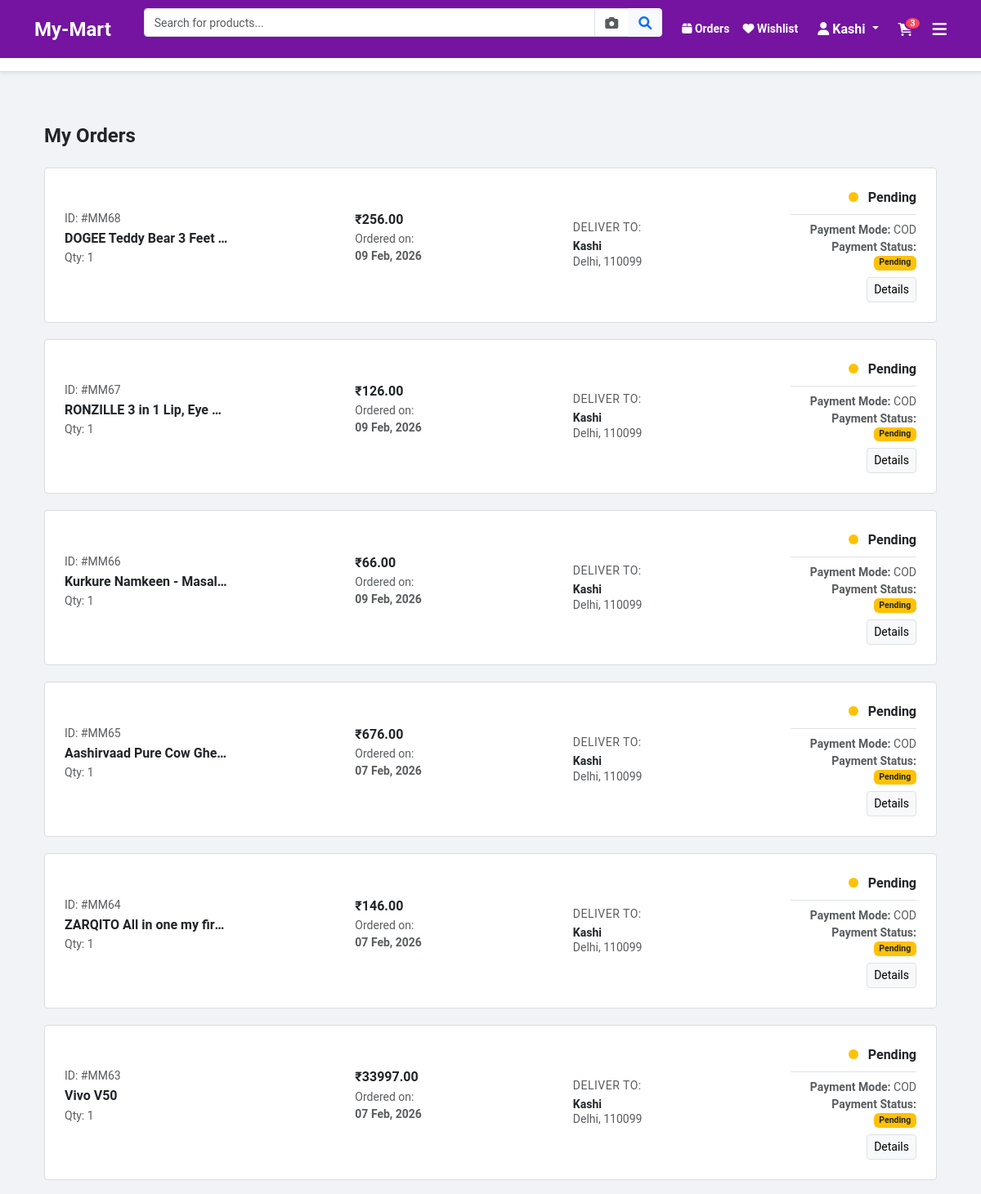
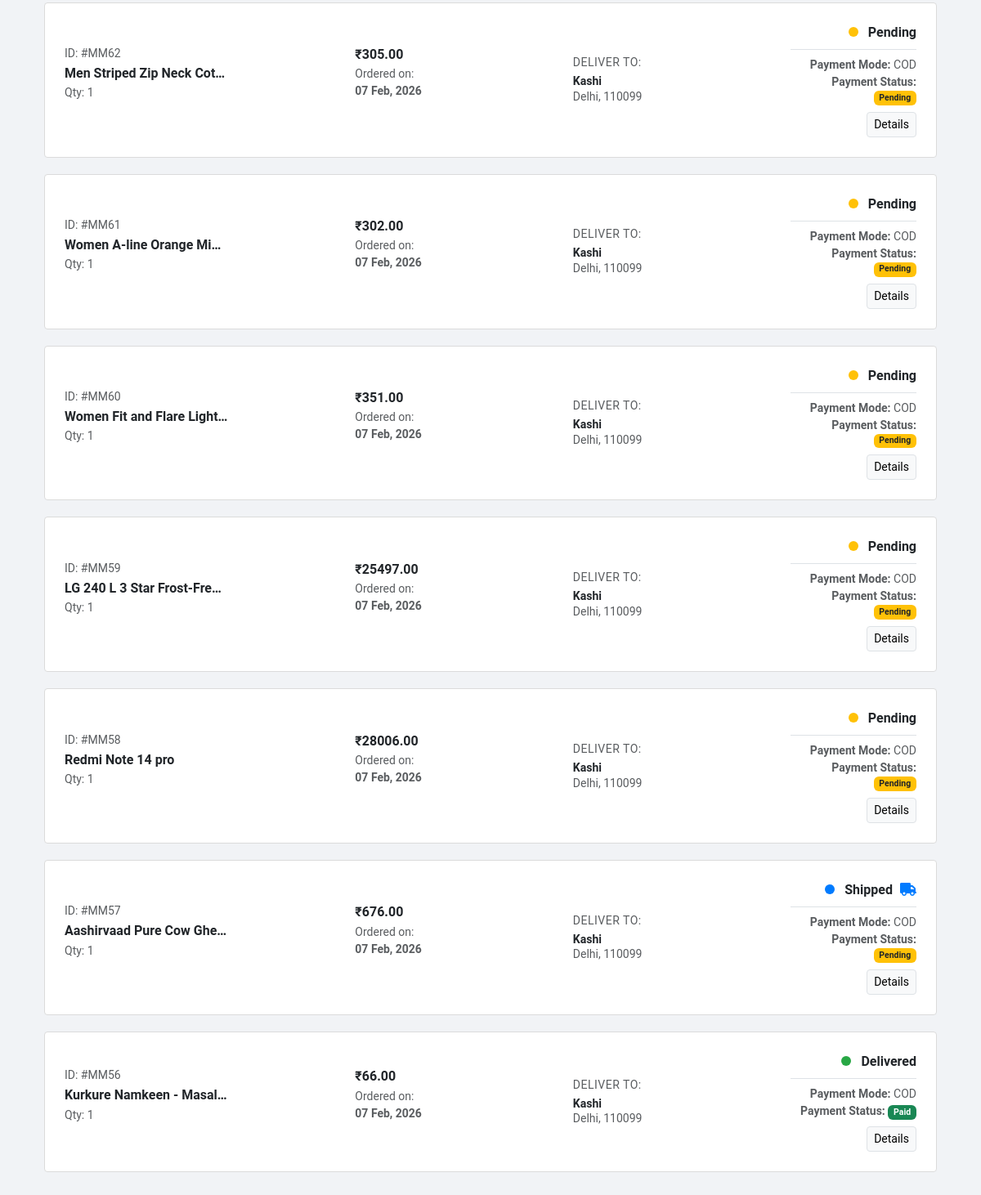
Page /my-orders/ (signed in) on the committed database (2 pictures, top to bottom).
### collection/models.py (models this page shows, shortened)
class Order(models.Model):
    STATUS_CHOICES = [
        ('Pending', 'Order Placed'),
        ('Packed', 'Packed & Ready'),
        ('Shipped', 'On the Way (Shipped)'),
        ('Out for Delivery', 'Out for Delivery'),
        ('Delivered', 'Delivered'),
        ('Cancelled', 'Cancelled'),
    ]
    PAYMENT_METHOD_CHOICES = [
        ('COD', 'Cash on Delivery'),
        ('UPI', 'UPI / QR Code'),
        ('Card', 'Debit/Credit Card'),
        ('NetBanking', 'Net Banking'),
    ]
    PAYMENT_STATUS_CHOICES = [
        ('Pending', 'Pending'),
        ('Paid', 'Success / Paid'),
        ('Failed', 'Failed'),
    ]
    customer = models.ForeignKey(Customer, on_delete=models.CASCADE)
    product = models.ForeignKey(Product, on_delete=models.CASCADE)
    quantity = models.IntegerField(default=1)
    total_amount = models.DecimalField(max_digits=10, decimal_places=2, default=0.00)
    status = models.CharField(max_length=50, choices=STATUS_CHOICES, default='Pending')
    payment_method = models.CharField(max_length=20, choices=PAYMENT_METHOD_CHOICES, default='COD')
    payment_status = models.CharField(max_length=20, choices=PAYMENT_STATUS_CHOICES, default='Pending')
    transaction_id = models.CharField(max_length=100, null=True, blank=True)
    current_location = models.CharField(max_length=255, default="Seller Warehouse")
    expected_delivery = models.DateField(null=True, blank=True)
    tracking_id = models.CharField(max_length=100, null=True, blank=True)
    ordered_date = models.DateTimeField(auto_now_add=True)
    updated_at = models.DateTimeField(auto_now=True) # Status change ka time track karne ke liye

class Product(models.Model):
    category = models.ForeignKey('Category', on_delete=models.CASCADE, related_name='products')
    name = models.CharField(max_length=200)
    description = models.TextField()
    original_price = models.DecimalField(max_digits=10, decimal_places=2, default=0.00)
    selling_price = models.DecimalField(max_digits=10, decimal_places=2, default=0.00)
    price = models.DecimalField(max_digits=10, decimal_places=2, default=0.00)
    discount_price = models.DecimalField(max_digits=10, decimal_places=2, null=True, blank=True)
    image = models.ImageField(upload_to='products/')
    is_featured = models.BooleanField(default=False)
    stock = models.IntegerField(default=10)
    created_at = models.DateTimeField(auto_now_add=True)

class Customer(models.Model):
    user = models.OneToOneField(User, on_delete=models.CASCADE) # Login details ke liye
    name = models.CharField(max_length=200)
    phone = models.CharField(max_length=15, null=True, blank=True)
    address = models.TextField(null=True, blank=True)
    city = models.CharField(max_length=100, null=True, blank=True)
    pincode = models.IntegerField(null=True, blank=True)

### collection/views.py (the view)
# urls.py: path('my-orders/', views.my_orders, name='my_orders'),
@login_required
def my_orders(request):
    orders = Order.objects.filter(customer__user=request.user).order_by('-ordered_date')
    context = {
        'orders': orders
    }
    return render(request, 'collection/my_orders.html', context)

### collection/context_processors.py (called while the page is built)
def cart_count_processor(request):
    if request.user.is_authenticated:
        count = CartItem.objects.filter(user=request.user).count()
        return {'cart_count': count}
    return {'cart_count': 0}

### collection/templates/collection/my_orders.html (shortened to what this page needs)
<html>
{% extends 'collection/index.html' %}
{% block content %}
<div class="container py-5">
    <h4 class="fw-bold mb-4">My Orders</h4>
    {% if orders %}
        {% for order in orders %}
        <a href="{% url 'order_view' order.id %}" class="order-card p-4">
            <div class="row align-items-center">
                <div class="col-md-4 d-flex align-items-center">
                    <div>
                        <p class="text-muted small mb-1">ID: #MM{{ order.id }}</p>
                        <h6 class="fw-bold mb-0 text-truncate" style="max-width: 200px;">{{ order.product.name }}</h6>
                        <p class="text-muted small mt-1">Qty: {{ order.quantity }}</p>
                    </div>
                </div>
                <div class="col-md-3">
                    <h6 class="fw-bold mb-1">₹{{ order.total_amount }}</h6>
                    <p class="text-muted small">Ordered on: <br><strong>{{ order.ordered_date|date:"d M, Y" }}</strong></p>
                </div>
                <div class="col-md-3">
                    <p class="small mb-1 text-muted text-uppercase" style="letter-spacing: 0.5px;">Deliver to:</p>
                    <h6 class="small fw-bold mb-0">{{ order.customer.user.username|title }}</h6>
                    <p class="text-muted small mb-0">{{ order.customer.city }}, {{ order.customer.pincode }}</p>
                </div>
                <div class="col-md-2 text-md-end">
                    <p class="mb-1 fw-bold">
                        <span class="status-dot
                            {% if order.status == 'Delivered' %}status-delivered
                            {% elif order.status == 'Shipped' %}status-shipped
                            {% elif order.status == 'Pending' %}status-pending
                            {% elif order.status == 'Cancelled' %}status-cancelled
                            {% else %}status-packed{% endif %}">
                        </span>
                        {{ order.status }}
                        {% if order.status == 'Shipped' %}
                            <i class="fas fa-truck truck-moving"></i>
                        {% endif %}
                    </p>
                    <div class="mt-2 pt-2 border-top">
                        <p class="small text-muted mb-0">
                            <strong>Payment Mode:</strong> {{ order.payment_method }}
                        </p>
                        <p class="small text-muted mb-2">
                            <strong>Payment Status:</strong>
                            <span class="badge {% if order.payment_status == 'Paid' %}bg-success{% else %}bg-warning text-dark{% endif %}">
                                {{ order.payment_status }}
                            </span>
                        </p>
                    </div>
                    <span class="btn btn-sm btn-light border">Details</span>
                </div>
            </div>
        </a>
        {% endfor %}
    {% endif %}
</div>
{% endblock %}

### collection/templates/collection/index.html (shortened to what this page needs)
<!DOCTYPE html>
<html lang="en">
<head>
    <link href="https://cdn.jsdelivr.net/npm/bootstrap@5.3.0/dist/css/bootstrap.min.css" rel="stylesheet">
    <link rel="stylesheet" href="https://cdnjs.cloudflare.com/ajax/libs/font-awesome/6.0.0/css/all.min.css">
    <link rel="stylesheet" href="https://cdnjs.cloudflare.com/ajax/libs/animate.css/4.1.1/animate.min.css"/>
</head>
<body>
    <nav class="navbar navbar-expand-lg navbar-dark sticky-top">
        <div class="container">
            <a class="navbar-brand fw-bold fs-4" href="{% url 'index' %}">My-Mart</a>
            <form id="searchForm" class="d-flex flex-grow-1 mx-2 mx-lg-4" method="POST" action="{% url 'index' %}" enctype="multipart/form-data">
                <div class="input-group">
                    <input class="form-control" name="search" type="search" placeholder="Search for products..." style="border-radius: 4px 0 0 4px; height: 35px; font-size: 14px;">
                    <span class="input-group-text bg-white" style="cursor: pointer;" onclick="document.getElementById('cameraInput').click();">
                        <i class="fas fa-camera text-muted"></i>
                    </span>
                    <button class="btn btn-light" type="submit" style="border-radius: 0 4px 4px 0; height: 35px;">
                        <i class="fa fa-search text-primary"></i>
                    </button>
                </div>
            </form>
            <div class="d-flex align-items-center gap-3 text-white">
                <div class="d-none d-lg-flex align-items-center gap-3 me-2">
                    <a href="{% url 'my_orders' %}" class="nav-link-custom"><i class="fas fa-box"></i> Orders</a>
                    <a href="{% url 'view_wishlist' %}" class="nav-link-custom"><i class="fas fa-heart"></i> Wishlist</a>
                </div>
                {% if user.is_authenticated %}
                <div class="dropdown me-2">
                    <span class="dropdown-toggle fw-bold text-white" style="cursor: pointer;" data-bs-toggle="dropdown">
                        <i class="fa fa-user me-1"></i>{{ user.username|capfirst }}
                    </span>
                </div>
                {% else %}
                <a href="{% url 'login' %}" class="btn btn-light text-primary fw-bold btn-sm px-4 shadow-sm">Login</a>
                <a href="{% url 'signup' %}" class="text-white text-decoration-none fw-bold small ms-2 me-2">Sign Up</a>
                {% endif %}
                <a href="{% url 'view_cart' %}" class="text-white text-decoration-none fw-bold d-flex align-items-center gap-1 me-2">
                    <div class="cart-wrapper">
                        <i class="fas fa-shopping-cart"></i>
                        <span class="cart-badge" id="cart-count">{{ cart_count }}</span>
                    </div>
                </a>
                <a href="javascript:void(0)" class="text-white" data-bs-toggle="offcanvas" data-bs-target="#filterMenu">
                    <i class="fas fa-bars fa-lg"></i>
                </a>
            </div>
        </div>
    </nav>
    <div class="category-container mb-3 shadow-sm">
        <div class="container">
            <div class="row text-center py-2 flex-nowrap overflow-auto">
            </div>
        </div>
    </div>
    <div class="container">
        {% block content %}{% endblock %}
    </div>
</body>
</html>

### collection/templates/collection/index.html (style rules this page uses)
body { background-color: #fefffff5; font-family: 'Roboto', sans-serif; }
.navbar { background-color: #7414a0; padding: 10px 0; }
.category-container { background: white; border-bottom: 1px solid #ddd; }
.cart-wrapper { position: relative; display: inline-block; }
.cart-badge { position: absolute; top: -8px; right: -10px; background-color: #ff4757; color: white; font-size: 11px; font-weight: bold; padding: 1px 5px; border-radius: 50%; border: 2px solid #7414a0; line-height: 1; }
.nav-link-custom { color: white !important; font-weight: bold; text-decoration: none; font-size: 14px; }

### collection/templates/collection/my_orders.html (style rules this page uses)
body { background-color: #f1f3f6; }
.order-card { background: #fff; border: 1px solid #dbdbdb; border-radius: 4px; transition: box-shadow 0.2s; margin-bottom: 20px; text-decoration: none; color: inherit; display: block; }
.status-dot { height: 12px; width: 12px; border-radius: 50%; display: inline-block; margin-right: 8px; }
.status-pending { background-color: #ffc107; }
.status-shipped { background-color: #007bff; }
.status-delivered { background-color: #28a745; }
.truck-moving { display: inline-block; margin-left: 5px; color: #007bff; animation: drive 2s infinite linear; }

### rows in the picture
Order: id "68", product.name "DOGEE Teddy Bear 3 Feet…", quantity "1", total_amount "256.00", ordered_date "09 Feb, 2026", customer.user.username "Kashi", customer.city "Delhi", customer.pincode "110099", status "Pending", payment_method "COD", payment_status "Pending"
Order: id "67", product.name "RONZILLE 3 in 1 Lip, Eye…", quantity "1", total_amount "126.00", ordered_date "09 Feb, 2026", customer.user.username "Kashi", customer.city "Delhi", customer.pincode "110099", status "Pending", payment_method "COD", payment_status "Pending"
Order: id "66", product.name "Kurkure Namkeen - Masal…", quantity "1", total_amount "66.00", ordered_date "09 Feb, 2026", customer.user.username "Kashi", customer.city "Delhi", customer.pincode "110099", status "Pending", payment_method "COD", payment_status "Pending"
Order: id "65", product.name "Aashirvaad Pure Cow Ghe…", quantity "1", total_amount "676.00", ordered_date "07 Feb, 2026", customer.user.username "Kashi", customer.city "Delhi", customer.pincode "110099", status "Pending", payment_method "COD", payment_status "Pending"
Order: id "64", product.name "ZARQITO All in one my fir…", quantity "1", total_amount "146.00", ordered_date "07 Feb, 2026", customer.user.username "Kashi", customer.city "Delhi", customer.pincode "110099", status "Pending", payment_method "COD", payment_status "Pending"
Order: id "63", product.name "Vivo V50", quantity "1", total_amount "33997.00", ordered_date "07 Feb, 2026", customer.user.username "Kashi", customer.city "Delhi", customer.pincode "110099", status "Pending", payment_method "COD", payment_status "Pending"
Order: id "62", product.name "Men Striped Zip Neck Cot…", quantity "1", total_amount "305.00", ordered_date "07 Feb, 2026", customer.user.username "Kashi", customer.city "Delhi", customer.pincode "110099", status "Pending", payment_method "COD", payment_status "Pending"
Order: id "61", product.name "Women A-line Orange Mi…", quantity "1", total_amount "302.00", ordered_date "07 Feb, 2026", customer.user.username "Kashi", customer.city "Delhi", customer.pincode "110099", status "Pending", payment_method "COD", payment_status "Pending"
Order: id "60", product.name "Women Fit and Flare Light…", quantity "1", total_amount "351.00", ordered_date "07 Feb, 2026", customer.user.username "Kashi", customer.city "Delhi", customer.pincode "110099", status "Pending", payment_method "COD", payment_status "Pending"
Order: id "59", product.name "LG 240 L 3 Star Frost-Fre…", quantity "1", total_amount "25497.00", ordered_date "07 Feb, 2026", customer.user.username "Kashi", customer.city "Delhi", customer.pincode "110099", status "Pending", payment_method "COD", payment_status "Pending"
Order: id "58", product.name "Redmi Note 14 pro", quantity "1", total_amount "28006.00", ordered_date "07 Feb, 2026", customer.user.username "Kashi", customer.city "Delhi", customer.pincode "110099", status "Pending", payment_method "COD", payment_status "Pending"
Order: id "57", product.name "Aashirvaad Pure Cow Ghe…", quantity "1", total_amount "676.00", ordered_date "07 Feb, 2026", customer.user.username "Kashi", customer.city "Delhi", customer.pincode "110099", status "Shipped", payment_method "COD", payment_status "Pending"
Order: id "56", product.name "Kurkure Namkeen - Masal…", quantity "1", total_amount "66.00", ordered_date "07 Feb, 2026", customer.user.username "Kashi", customer.city "Delhi", customer.pincode "110099", status "Delivered", payment_method "COD", payment_status "Paid"

### other values in the picture
{{ user.username|capfirst }} "Kashi"
{{ cart_count }} "3"
